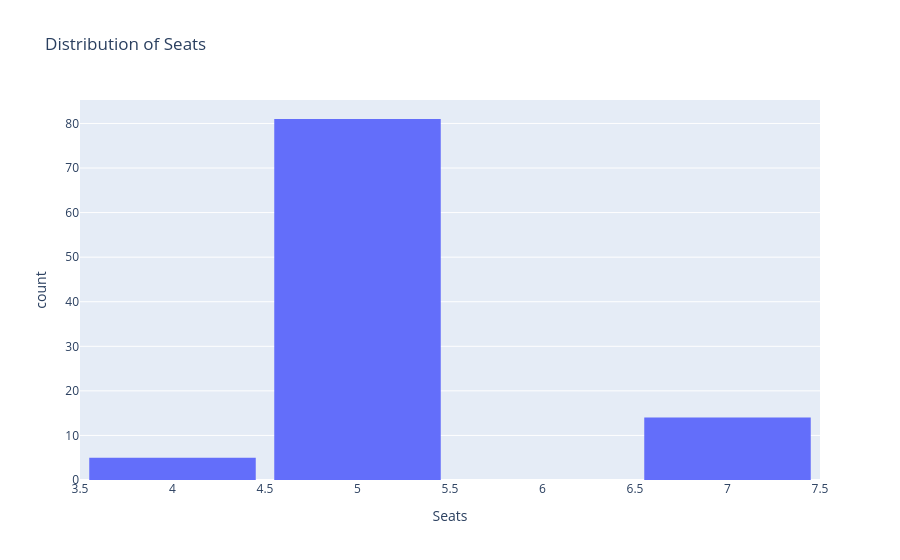

This figure's notebook cell:
### Code cell
fig = px.histogram(cars_df,
                   x = 'Seats',
                   title = 'Distribution of Seats'

)

fig.update_layout(bargap = 0.1)
fig.show()

### Figure 1 — Plotly figure (JSON) as saved in the notebook; plotly's stock layout.template omitted (floating-point values rounded to 4 significant figures)
{"data": [{"bingroup": "x", "hovertemplate": "Seats=%{x}<br>count=%{y}<extra></extra>", "legendgroup": "", "marker": {"color": "#636efa", "pattern": {"shape": ""}}, "name": "", "orientation": "v", "showlegend": false, "type": "histogram", "x": [5, 5, 4, 5, 5, 5, 7, 5, 5, 5, 5, 7, 5, 5, 7, 5, 5, 5, 5, 5, 7, 5, 5, 5, 4, 5, 5, 5, 5, 7, 5, 5, 7, 5, 5, 5, 5, 5, 5, 5, 5, 5, 5, 5, 7, 5, 7, 5, 5, 5, 4, 5, 5, 5, 5, 5, 5, 5, 7, 5, 5, 5, 4, 5, 5, 5, 5, 7, 5, 5, 7, 5, 5, 5, 5, 5, 5, 5, 5, 5, 5, 5, 7, 5, 7, 5, 5, 5, 4, 5, 5, 5, 5, 5, 5, 5, 7, 5, 5, 5], "xaxis": "x", "yaxis": "y"}], "layout": {"bargap": 0.1, "barmode": "relative", "legend": {"tracegroupgap": 0}, "title": {"text": "Distribution of Seats"}, "xaxis": {"anchor": "y", "domain": [0, 1], "title": {"text": "Seats"}}, "yaxis": {"anchor": "x", "domain": [0, 1], "title": {"text": "count"}}}}
